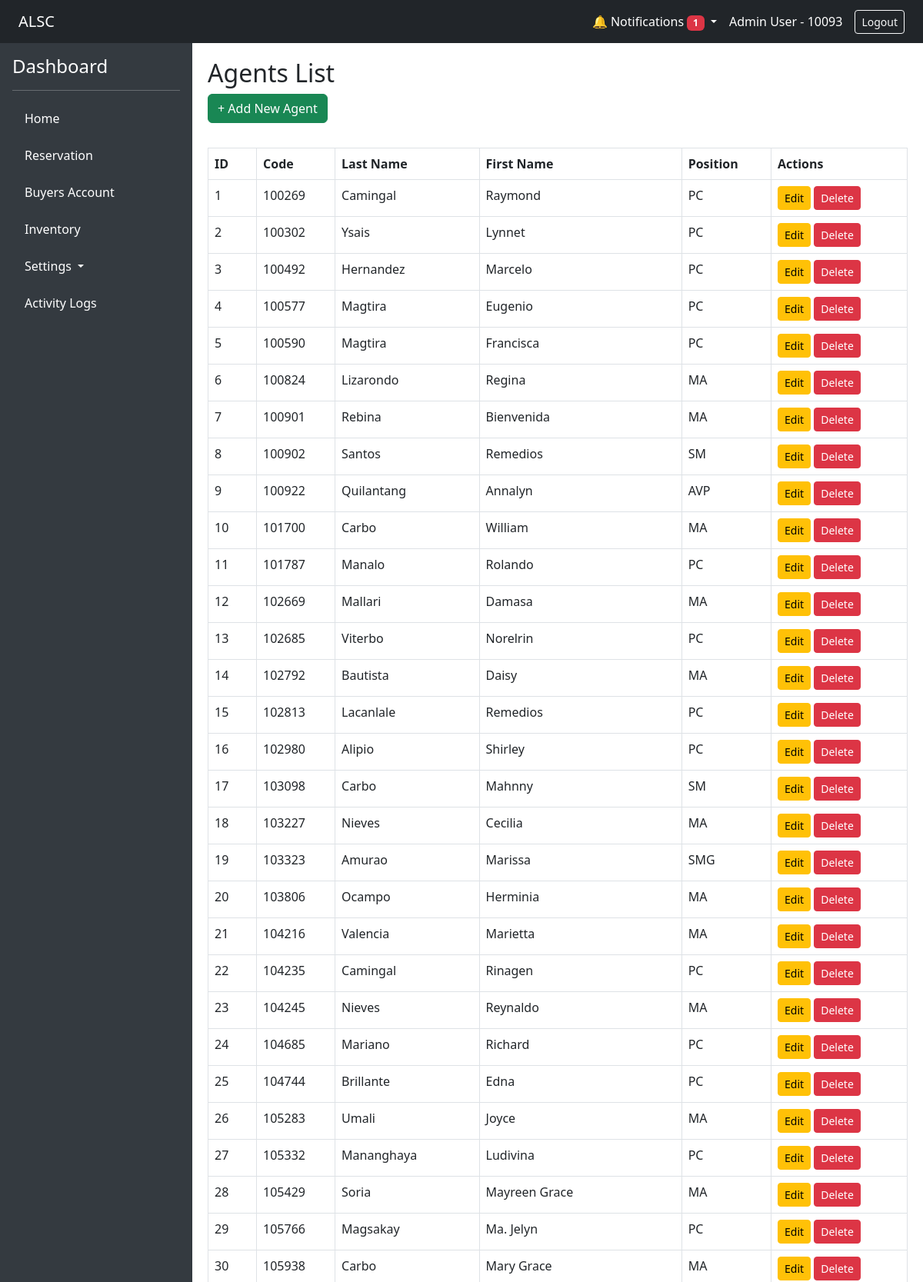
Screenshot of /?url=adminagent/index (signed in, upper part) with the database file from the repository.
### tables this page shows
CREATE TABLE `t_agents` (
  `id` int(11) NOT NULL,
  `c_code` int(11) NOT NULL,
  `c_last_name` text DEFAULT NULL,
  `c_first_name` text DEFAULT NULL,
  `c_middle_initial` text DEFAULT NULL,
  `c_nick_name` text DEFAULT NULL,
  `c_sex` text DEFAULT NULL,
  `c_birthdate` date DEFAULT NULL,
  `c_birth_place` text DEFAULT NULL,
  `c_address_ln1` text DEFAULT NULL,
  `c_address_ln2` text DEFAULT NULL,
  `c_tel_no` text DEFAULT NULL,
  `c_civil_status` text DEFAULT NULL,
  `c_sss_no` text DEFAULT NULL,
  `c_tin` text DEFAULT NULL,
  `c_status` text DEFAULT NULL,
  `c_recruited_by` text DEFAULT NULL,
  `c_hire_date` date DEFAULT NULL,
  `c_position` text DEFAULT NULL,
  `c_network` text DEFAULT NULL,
  `c_division` text DEFAULT NULL,
  `c_rate` double NOT NULL,
  `c_withholding_tax` double NOT NULL
);

### app/controllers/adminagent_controller.php (called while the page is built, shortened)
<?php
require_once __DIR__ . '/../models/Agent.php';
class AdminAgent extends Controller
{
    public function index()
    {
        $agents = Agent::all();
        return $this->view('admin/agents/index', ['agents' => $agents]);
    }
}

### app/core/App.php (called while the page is built, shortened)
<?php
class App
{
    protected $method = 'index';
    public function __construct()
    {
        $url = $this->parseUrl();
        if ($url) {
            if (file_exists(__DIR__ . '/../controllers/' . $url[0] . '_controller.php')) {
                unset($url[0]);
            }
        }
        $this->controller = new $this->controller;
        if (isset($url[1])) {
            if (method_exists($this->controller, $url[1])) {
                $this->method = $url[1];
                unset($url[1]);
            }else $this->method = "notfound";
        }
        $this->params = $url ? array_values($url) : [];
        call_user_func_array([$this->controller, $this->method], $this->params);
    }
    public function parseUrl()
    {
        if (isset($_GET['url'])) {
            return explode('/', filter_var(rtrim($_GET['url'], '/'), FILTER_SANITIZE_URL));
        }
    }
}

### index.php (called while the page is built, shortened)
<?php
require_once './app/init.php';
$app = new App;

### app/init.php (called while the page is built, shortened)
<?php
require_once 'config/Connection.php';
require_once 'core/App.php';
function url($path = '')
{
    $base = rtrim('/alsc_app', '/');
    $path = ltrim($path, '/');
    return $base . '/?url=' . $path;
}

### app/config/Connection.php (called while the page is built, shortened)
<?php
class Connection
{
    private static $instance;
    private $conn;
    public function __construct()
    {
        try {
            $dbh = "mysql:host=". DB_HOST .";dbname=". DB_NAME ;
            $this->conn = new PDO($dbh, DB_USER , DB_PASS);
            $this->conn->setAttribute(PDO::ATTR_ERRMODE, PDO::ERRMODE_EXCEPTION);
        } catch (PDOException $e) {
            echo "Connection failed: " . $e->getMessage();
        }
    }
    public static function getInstance()
    {
        if (!self::$instance) {
            self::$instance = new Connection();
        }
        return self::$instance;
    }
    public function getConnection()
    {
        return $this->conn;
    }
}

### app/models/Agent.php (called while the page is built, shortened)
<?php
require_once __DIR__ . '/../core/Model.php';
class Agent extends Model
{
    public static function all()
    {
        $instance = new static();
        $stmt = $instance->db->prepare("SELECT * FROM {$instance->table}");
        $stmt->execute();
        return $stmt->fetchAll(PDO::FETCH_OBJ);
    }
}

### app/core/Model.php (called while the page is built, shortened)
<?php
class Model
{
    public function __construct()
    {
        $this->db = Connection::getInstance()->getConnection();
    }
}

### app/views/admin/agents/index.php (the view)
<h2>Agents List</h2>
<a href="<?= url('adminagent/create') ?>" class="btn btn-success mb-3">+ Add New Agent</a>
<table class="table table-bordered mt-3">
    <thead>
        <tr>
            <th>ID</th>
            <th>Code</th>
            <th>Last Name</th>
            <th>First Name</th>
            <th>Position</th>
            <th>Actions</th>
        </tr>
    </thead>
    <tbody>
        <?php foreach ($agents as $agent): ?>
            <tr>
                <td><?= htmlspecialchars($agent->id) ?></td>
                <td><?= htmlspecialchars($agent->c_code) ?></td>
                <td><?= htmlspecialchars($agent->c_last_name) ?></td>
                <td><?= htmlspecialchars($agent->c_first_name) ?></td>
                <td><?= htmlspecialchars($agent->c_position) ?></td>
                <td>
                    <a href="<?= url('adminagent/edit/'.$agent->id) ?>" class="btn btn-sm btn-warning">Edit</a>
                    <a href="<?= url('adminagent/delete/'.$agent->id) ?>" class="btn btn-sm btn-danger" onclick="return confirm('Are you sure you want to delete this agent?');">Delete</a>
                </td>
            </tr>
        <?php endforeach; ?>
    </tbody>
</table>

### app/views/layouts/main.php (style rules this page uses)
body { min-height: 100vh; display: flex; flex-direction: column; }

### rows the page displays
t_agents: id "1", c_code "100269", c_last_name "Camingal", c_first_name "Raymond", c_position "PC"
t_agents: id "2", c_code "100302", c_last_name "Ysais", c_first_name "Lynnet", c_position "PC"
t_agents: id "3", c_code "100492", c_last_name "Hernandez", c_first_name "Marcelo", c_position "PC"
t_agents: id "4", c_code "100577", c_last_name "Magtira", c_first_name "Eugenio", c_position "PC"
t_agents: id "5", c_code "100590", c_last_name "Magtira", c_first_name "Francisca", c_position "PC"
t_agents: id "6", c_code "100824", c_last_name "Lizarondo", c_first_name "Regina", c_position "MA"
t_agents: id "7", c_code "100901", c_last_name "Rebina", c_first_name "Bienvenida", c_position "MA"
t_agents: id "8", c_code "100902", c_last_name "Santos", c_first_name "Remedios", c_position "SM"
t_agents: id "9", c_code "100922", c_last_name "Quilantang", c_first_name "Annalyn", c_position "AVP"
t_agents: id "10", c_code "101700", c_last_name "Carbo", c_first_name "William", c_position "MA"
t_agents: id "11", c_code "101787", c_last_name "Manalo", c_first_name "Rolando", c_position "PC"
t_agents: id "12", c_code "102669", c_last_name "Mallari", c_first_name "Damasa", c_position "MA"
t_agents: id "13", c_code "102685", c_last_name "Viterbo", c_first_name "Norelrin", c_position "PC"
t_agents: id "14", c_code "102792", c_last_name "Bautista", c_first_name "Daisy", c_position "MA"
t_agents: id "15", c_code "102813", c_last_name "Lacanlale", c_first_name "Remedios", c_position "PC"
t_agents: id "16", c_code "102980", c_last_name "Alipio", c_first_name "Shirley", c_position "PC"
t_agents: id "17", c_code "103098", c_last_name "Carbo", c_first_name "Mahnny", c_position "SM"
t_agents: id "18", c_code "103227", c_last_name "Nieves", c_first_name "Cecilia", c_position "MA"
t_agents: id "19", c_code "103323", c_last_name "Amurao", c_first_name "Marissa", c_position "SMG"
t_agents: id "20", c_code "103806", c_last_name "Ocampo", c_first_name "Herminia", c_position "MA"
t_agents: id "21", c_code "104216", c_last_name "Valencia", c_first_name "Marietta", c_position "MA"
t_agents: id "22", c_code "104235", c_last_name "Camingal", c_first_name "Rinagen", c_position "PC"
t_agents: id "23", c_code "104245", c_last_name "Nieves", c_first_name "Reynaldo", c_position "MA"
t_agents: id "24", c_code "104685", c_last_name "Mariano", c_first_name "Richard", c_position "PC"
t_agents: id "25", c_code "104744", c_last_name "Brillante", c_first_name "Edna", c_position "PC"
t_agents: id "26", c_code "105283", c_last_name "Umali", c_first_name "Joyce", c_position "MA"
t_agents: id "27", c_code "105332", c_last_name "Mananghaya", c_first_name "Ludivina", c_position "PC"
t_agents: id "28", c_code "105429", c_last_name "Soria", c_first_name "Mayreen Grace", c_position "MA"
t_agents: id "29", c_code "105766", c_last_name "Magsakay", c_first_name "Ma. Jelyn", c_position "PC"
t_agents: id "30", c_code "105938", c_last_name "Carbo", c_first_name "Mary Grace", c_position "MA"

### other values shown
$unreadCount "1"
$_SESSION['user']['name'] "Admin User"
$_SESSION['user']['employee_id'] "10093"
